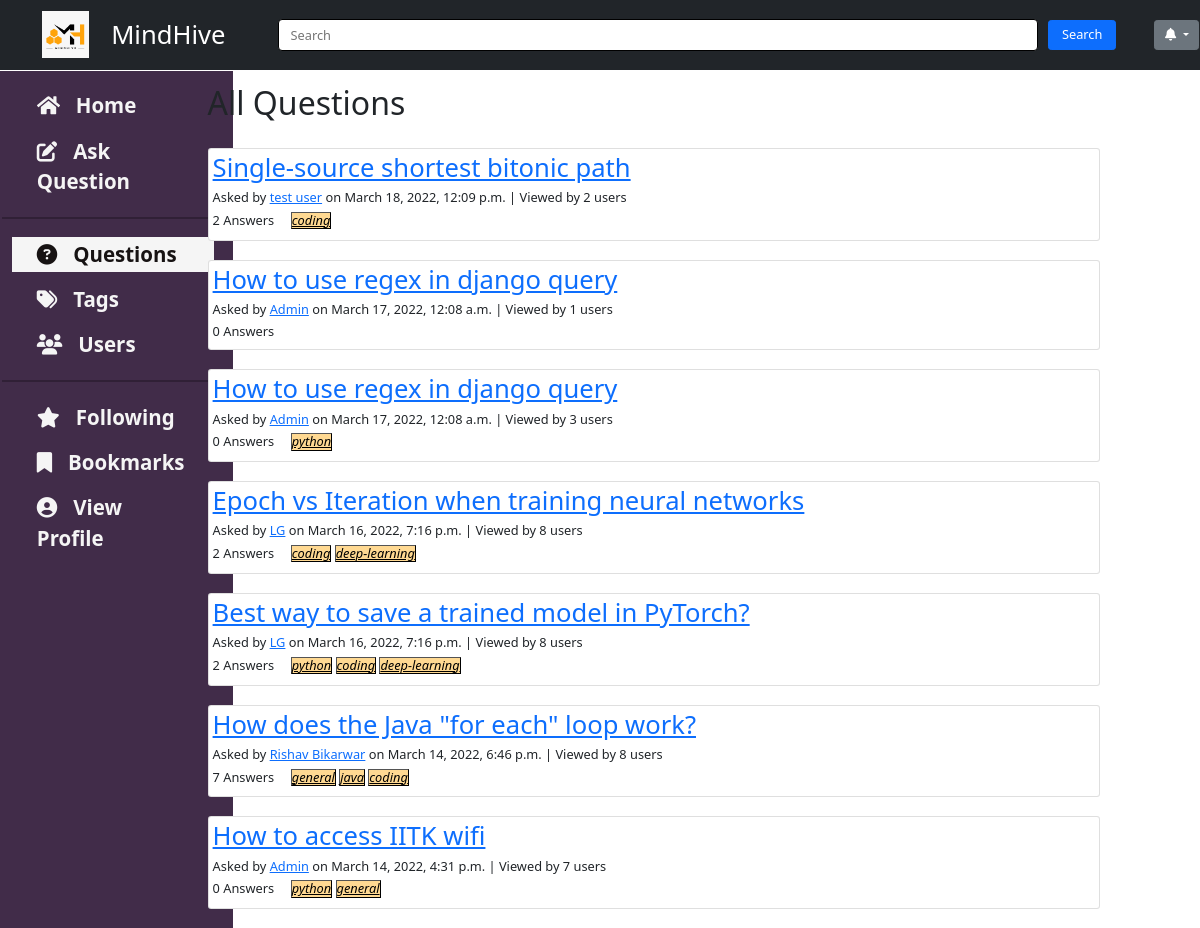
Page /home/questions on the committed database.
### questions/models.py (models this page shows, shortened)
class Question(Content):
    title = models.CharField(max_length=200)
    tags = models.ManyToManyField(to='tags.Tag', blank=True)
    viewedBy = models.ManyToManyField(to='users.User', related_name='viewedBy', blank=True)
    class Meta:
        ordering = ['-pub_date']

### home/models.py (models this page shows, shortened)
class Content(models.Model):
    text = RichTextField()
    author = models.ForeignKey(to='users.User', on_delete=models.SET_NULL, related_name='author', null=True)
    anonymous = models.BooleanField(default=False)
    pub_date = models.DateTimeField('date published', default=datetime.now())
    likedBy = models.ManyToManyField(to='users.User', related_name='likedBy', blank=True)
    dislikedBy = models.ManyToManyField(to='users.User', related_name='dislikedBy', blank=True)
    def get_author_name(self):
        if self.anonymous:
            return 'Anonymous User'
        else:
            return self.author.name
    def get_author_id(self):
        if self.anonymous:
            return 'Anonymous User'
        else:
            return self.author_id

### users/models.py (models this page shows, shortened)
class User(AbstractUser):
    username = models.CharField(max_length=20,blank=False)
    email = models.EmailField(
        verbose_name='email address',
        max_length=255,
        unique=True,
        blank=False,
    )
    name = models.CharField(max_length=20, blank=True, null=True)
    roll_no=models.CharField(max_length=8, blank=True, null=True)
    profile_image = models.ImageField(upload_to='profile_image', default='default.jpg')
    blocked = models.BooleanField(default=False)
    followingQuestions = models.ManyToManyField(to='questions.Question', related_name='users_following', blank=True)
    bookmarkQuestions = models.ManyToManyField(to='questions.Question', related_name='users_bookmarked', blank=True)
    favouriteTags = models.ManyToManyField(to='tags.Tag', blank=True)
    objects = UserInfoManager()
    USERNAME_FIELD = 'email'
    REQUIRED_FIELDS = ['username' ]

### tags/models.py (models this page shows, shortened)
class Tag(models.Model):
    name = models.CharField(max_length=50)

### home/views.py (the view)
# urls.py: path('questions', views.allQuestionsView, name='view_questions'),
def allQuestionsView(request):
    questions = Question.objects.all()
    return render(request, 'home/questions.html', {'questions' : questions})

### home/templates/home/questions.html (shortened to what this page needs)
{% extends 'questions_list.html' %}
{% block heading %}
All Questions
{% endblock %}

### templates/questions_list.html (shortened to what this page needs)
{% extends 'base.html' %}
{% block insert_content %}
<h1>
{% block heading %}{% endblock %}
</h1>
<br>
<div class="containers">
    {% if questions %}
    {%for ques in questions%}
    <div class="card" style="padding:5px">
        <a href="{% url 'questions:view_question' question_id=ques.id %}">
            <h2>{{ques.title}}</h2>
        </a>
        <h6>Asked by
            {% if ques.get_author_name == 'Anonymous User' %}
            {{ques.get_author_name}}
            {% else %}
            <a href="{% url 'users:view_user' pk=ques.get_author_id %}">{{ques.get_author_name}}</a>
            {% endif %}
            on {{ques.pub_date}}
            | Viewed by {{ques.viewedBy.all.count}} users
        </h6>
        <h6>
            {{ques.answer_set.all.count}} Answers
            &nbsp; &nbsp;
            {% for tag in ques.tags.all %}
            {% if tag in user.favouriteTags.all %}
            <button type="submit" style="background-color: #b9ffa3;">
                {% else %}
                <button type="submit" style="background-color: #ffd992;">
                    {% endif %}
                    <i><a href="#" class="tag_questions">{{tag.name}}</a></i>
                </button>
                {% endfor %}
        </h6>
    </div>
    <br />
    {%endfor%}
    {% else %}
    <h2>
        {% block empty_message %}
        No questions to display.
        {% endblock %}
    </h2>
    {% endif %}
</div>
{% endblock %}

### templates/base.html (shortened to what this page needs)
<!DOCTYPE html>
<html lang="en">
{% load static %}
{% load crispy_forms_tags %}
<head>
    <link href="https://cdn.jsdelivr.net/npm/bootstrap@5.1.3/dist/css/bootstrap.min.css" rel="stylesheet"
>
    <link rel="stylesheet" href="https://cdnjs.cloudflare.com/ajax/libs/font-awesome/4.7.0/css/font-awesome.min.css">
    <link href="{% static 'css/master.css'%}" rel="stylesheet" />
</head>
<body id="page-top">
    <nav class="navbar navbar-expand-lg navbar-dark bg-dark fixed-top" id="mainNav">
        <div class="container px-4">
            <a href="{% url 'home:view_home'%}" id="logo">
                <img src="{% static 'media/icon.jpg' %}" alt="MindHive" class="logo-img">
            </a>
            <a class="navbar-brand" href="#page-top">MindHive</a>
            <div class="collapse navbar-collapse" id="navbarResponsive">
                <ul class="navbar-nav ms-auto">
                    <form class="inline-block" method=get action="{% url  'home:search_results' %}">
                        <input class="form-input" type="search" placeholder="Search" aria-placeholder="Search"
                            name="searched" id="search-input">
                        <input type="submit" class="btn btn-fill btn-primary" value=" Search " id="search">
                    </form>
                    <li class="nav-item">
                        <div class="dropdown">
                            <button class="btn btn-secondary dropdown-toggle" type="button" id="dropdownMenuButton"
                                data-toggle="dropdown" aria-haspopup="true" aria-expanded="false">
                                <i class="fa-solid fa-bell"></i>
                            </button>
                        </div>
                    </li>
                    <li class="nav-item">
                        <div class="dropdown">
                        </div>
                    </li>
            </div>
        </div>
    </nav>
    <div class='container' id="left">
        <a href="{% url 'home:view_home'%}" class="sect">
            <div class="comp" id="homeButton">
                <i class="fa fa-home"></i>
                &nbsp; Home
            </div>
        </a>
        <a href="{% url 'questions:add_question'%}" class="sect">
            <div class="comp" id="askButton">
                <i class="fa-solid fa-pen-to-square"></i>
                &nbsp; Ask Question
            </div>
        </a>
        <hr color="white" style="border: 0.5px solid rgb(0, 0, 0);" />
        <a href="{% url 'home:view_questions' %}" class="sect">
            <div class="comp" id="questionButton">
                <i class="fa-solid fa-circle-question"></i>
                &nbsp; Questions
            </div>
        </a>
        <a href="{% url 'users:addtags' %}" class="sect">
            <div class="comp" id="tagsButton">
                <i class="fa-solid fa-tags"></i>
                &nbsp; Tags
            </div>
        </a>
        <a href="#" class="sect">
            <div class="comp" id="usersButton">
                <i class="fa-solid fa-users"></i>
                &nbsp; Users
            </div>
        </a>
        <hr color="white" style="border: 0.5px solid rgb(0, 0, 0);" />
        <a href="{%url 'home:following'%}" class="sect">
            <div class="comp" id="followingButton">
                <i class="fa-solid fa-star"></i>
                &nbsp; Following
            </div>
        </a>
        <a href="{%url 'home:bookmarks'%}" class="sect">
            <div class="comp" id="bookmarksButton">
                <i class="fa-solid fa-bookmark"></i>
                &nbsp; Bookmarks
            </div>
        </a>
        <a href="{% url 'users:view_user' user.id%}" class="sect">
            <div class="comp" id="profileButton">
                <i class="fa-solid fa-circle-user"></i>
                &nbsp; View Profile
            </div>
        </a>
    </div>
    <div class="content container">
        {% block insert_content %}{% endblock %}
    </div>
</body>
</html>

### static/css/master.css (style rules this page uses)
* { margin: 0; padding: 0; }
html { scroll-behavior: smooth; zoom: 80%; }
:root { --navbar-height: 59px; }
#logo { color: white; display: flex; padding: 3px 22px; border-radius: 20px; text-decoration: none; }
.logo-img { height: 59px; margin: 3px 6px; }
.inline-block { display: block; width: 950px; height: 40px; }
.form-input { float: none; display: block; text-align: left; width: 100%; margin: 0; padding: 14px; border: 1px solid black; height: 40px; }
.dropdown { display: block; right: 50px; top: 23px; }
#dropdownMenuButton { position: relative; left: 245px; bottom: 22px; margin-right: 10px; }
#search { left: 1310px; position: absolute; top: 24.5px; }
#left { position: fixed; float: left; width: 20%; height: 95%; display: flex; flex-direction: column; padding-top: 1%; margin-top: 89px; margin-left: -0.6%; background-color: #412c49; }
#left a { text-decoration: none; text-align: left; font-size: 1.6rem; color: #171313; }
.sect { margin: 6px 12px; padding: 6px 13px; }
.comp { margin: -3px 8px; padding: 0px 10px; font-weight: bold; color: whitesmoke; transition-duration: 0.4s; }
.comp:hover, .sect.active, .sect.active div { color: #171313; background-color: whitesmoke; }
.navbar > .container, .navbar > .container-fluid { margin-left: 0px; }
.navbar-brand { font-size: xx-large; }
input[type="search"] { margin-left: 50px; border-radius: 5px; }
.content { position: absolute; top: 105px; left: 140px; right: 5px; }
.tag_questions { color: black; }

### rows in the picture
Question: title "Single-source shortest bitonic path", get_author_name "test user", pub_date "March 18, 2022, 12:09 p.m.", viewedBy.all.count "2", answer_set.all.count "2"
Tag: name "coding"
Question: title "How to use regex in django query", get_author_name "Admin", pub_date "March 17, 2022, 12:08 a.m.", viewedBy.all.count "1", answer_set.all.count "0"
Question: title "How to use regex in django query", get_author_name "Admin", pub_date "March 17, 2022, 12:08 a.m.", viewedBy.all.count "3", answer_set.all.count "0"
Tag: name "python"
Question: title "Epoch vs Iteration when training neural networks", get_author_name "LG", pub_date "March 16, 2022, 7:16 p.m.", viewedBy.all.count "8", answer_set.all.count "2"
Tag: name "deep-learning"
Question: title "Best way to save a trained model in PyTorch?", get_author_name "LG", pub_date "March 16, 2022, 7:16 p.m.", viewedBy.all.count "8", answer_set.all.count "2"
Question: title "How does the Java \"for each\" loop work?", get_author_name "Rishav Bikarwar", pub_date "March 14, 2022, 6:46 p.m.", viewedBy.all.count "8", answer_set.all.count "7"
Tag: name "general"
Tag: name "java"
Question: title "How to access IITK wifi", get_author_name "Admin", pub_date "March 14, 2022, 4:31 p.m.", viewedBy.all.count "7", answer_set.all.count "0"
